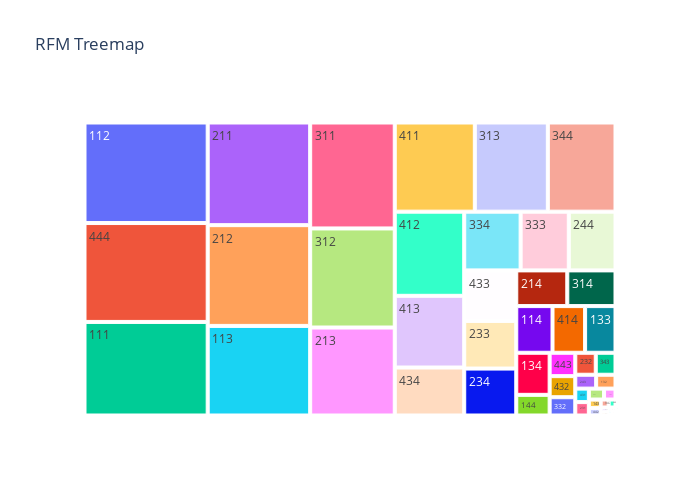

The code cell stored with this chart in its notebook:
### Code cell
rfm_counts = rfm['RFM_Score'].value_counts()
rfm_counts_df = rfm_counts.reset_index()
rfm_counts_df.columns = ['RFM_Score', 'Count']

fig = px.treemap(rfm_counts_df, path=['RFM_Score'], values='Count', title='RFM Treemap')
fig.update_layout(
    width=700,  
    height=500,  
)

fig.show()

### Figure 1 — Plotly figure (JSON) as saved in the notebook; plotly's stock layout.template omitted (floating-point values rounded to 4 significant figures)
{"data": [{"branchvalues": "total", "domain": {"x": [0, 1], "y": [0, 1]}, "hovertemplate": "labels=%{label}<br>Count=%{value}<br>parent=%{parent}<br>id=%{id}<extra></extra>", "ids": ["111", "112", "113", "114", "131", "132", "133", "134", "141", "142", "143", "144", "211", "212", "213", "214", "231", "232", "233", "234", "241", "242", "243", "244", "311", "312", "313", "314", "331", "332", "333", "334", "341", "342", "343", "344", "411", "412", "413", "414", "431", "432", "433", "434", "441", "442", "443", "444"], "labels": ["111", "112", "113", "114", "131", "132", "133", "134", "141", "142", "143", "144", "211", "212", "213", "214", "231", "232", "233", "234", "241", "242", "243", "244", "311", "312", "313", "314", "331", "332", "333", "334", "341", "342", "343", "344", "411", "412", "413", "414", "431", "432", "433", "434", "441", "442", "443", "444"], "name": "", "parents": ["", "", "", "", "", "", "", "", "", "", "", "", "", "", "", "", "", "", "", "", "", "", "", "", "", "", "", "", "", "", "", "", "", "", "", "", "", "", "", "", "", "", "", "", "", "", "", ""], "type": "treemap", "values": [43246, 46464, 34442, 6344, 470, 1005, 5323, 5265, 49, 96, 380, 2587, 39467, 38738, 27910, 6833, 682, 1687, 9304, 9162, 117, 204, 1086, 10293, 33610, 31431, 24422, 6455, 624, 1759, 10613, 12429, 101, 238, 1628, 22633, 26778, 21932, 18685, 5705, 687, 2028, 9865, 12502, 82, 328, 2250, 45703]}], "layout": {"height": 500, "legend": {"tracegroupgap": 0}, "title": {"text": "RFM Treemap"}, "width": 700}}
